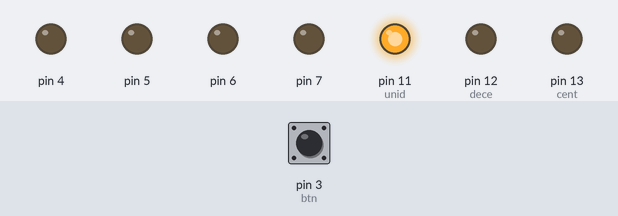
The sketch below on a simulated Arduino Uno, built with avr-gcc and run on an emulated ATmega328P. On the bench: output pins drawn as LEDs (lit = HIGH). Inputs (shaded band) come from the test bench; at power-on: pin 3 (btn) LOW.

Above: at 0.55 s.
At 17.2 s:
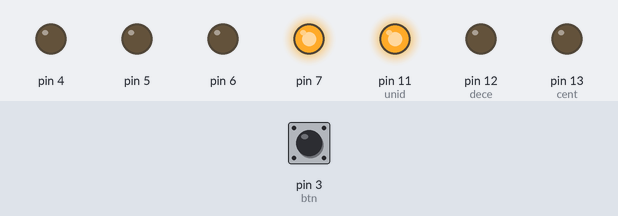
At 23.2 s:
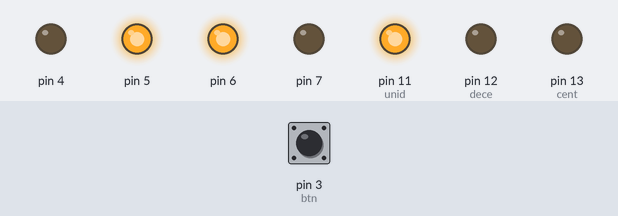
At 29.4 s:
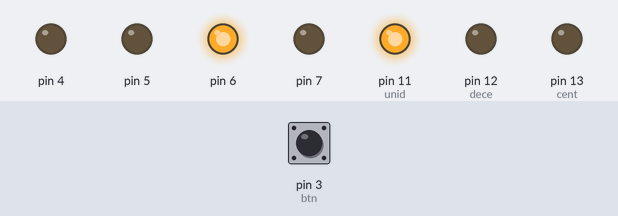
At 33.6 s:
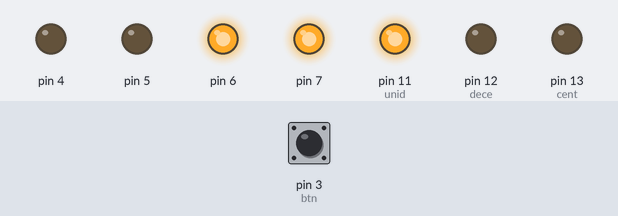
At 35.8 s:
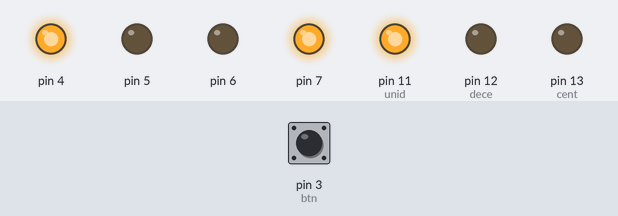
Timing chart, 0 to 40.0 s (numbered marks = the images above):
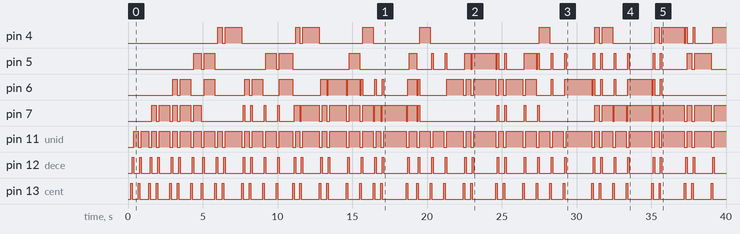

The sketch:

DEBER4_n_meros_primos.ino
```cpp
/*
*DEBER 4: conteo de numeros primos del 1 al 100
*Nombre: Irma Túquerres
*Semestre: 7mo
*
*/
int centenas,decenas,unidades;
int valor=0;
int cent=13;
int dece =12;
int unid =11;
int cont;
int  btn=3;
int A=7;//
int B=6;//pines del decodificador
int C=5;//
int D=4;
void setup() {
  Serial.begin(9600);
  pinMode(cent,OUTPUT);
  pinMode(dece,OUTPUT);
  pinMode(unid,OUTPUT);
  pinMode(btn,INPUT);
   pinMode(7,OUTPUT);
   pinMode(6, OUTPUT);
   pinMode(5, OUTPUT);
   pinMode(4, OUTPUT);
  Serial.print("");// put your setup code here, to run once:

}

void loop() {
  int on3=0;
  int x;
  if(digitalRead(btn)==HIGH ){ //Si el dato ingresado es A entonces sumamos 1.. y lo mostramos no puede psarse de 20 ni de 0
   on3=1;
  }
      for(cont=2;cont<100;cont++){
        boolean a=true;
        for(x=2;x<cont;x++){
          if(cont%x==0){
            valor++;
            delay(200);
          }
        }

       if(a==true){
        centenas=valor/100;
         decenas=(valor-centenas*100)/10;
         unidades=(valor-decenas*10);
         delay(200);
        }
  digitalWrite(cent,1);//ACTIVA centenas
  digitalWrite (dece,0);//Desactiva Decenas
  digitalWrite (unid,0);//DESACTIVA Unidades
  numeros(centenas);
  delay(100);

  digitalWrite(cent,0);//DESACTIVA centenas
  digitalWrite (dece,1);//ACTIVA DECENAS
  digitalWrite (unid,0);//DESACTIVA UNIDADES
  numeros(decenas);
  delay(100);

  digitalWrite (cent,0);//Desactiva centenas
  digitalWrite (dece,0);//DESACTIVA DECENAS
  digitalWrite (unid,1);//ACTIVA UNIDADES
  numeros(unidades);
  delay(100);
}
}
void numeros(int m) {
      if(m== 0){
      digitalWrite(7,0);
      digitalWrite(6,0);
      digitalWrite(5,0);
      digitalWrite(4,0);
      }
      if(m== 1){
      digitalWrite(7,1);
      digitalWrite(6,0);
      digitalWrite(5,0);
      digitalWrite(4,0);
      }
      if(m== 2){
      digitalWrite(7,0);
      digitalWrite(6,1);
      digitalWrite(5,0);
      digitalWrite(4,0);
      }
      if(m==3){
      digitalWrite(7,1);
      digitalWrite(6,2);
      digitalWrite(5,0);
      digitalWrite(4,0);
      }
      if(m== 4){
      digitalWrite(7,0);
      digitalWrite(6,0);
      digitalWrite(5,1);
      digitalWrite(4,0);
      }
      if(m== 5){
      digitalWrite(7,1);
      digitalWrite(6,0);
      digitalWrite(5,1);
      digitalWrite(4,0);
      }
      if(m==6){
      digitalWrite(7,0);
      digitalWrite(6,1);
      digitalWrite(5,1);
      digitalWrite(4,0);
      }
      if(m==7){
      digitalWrite(7,1);
      digitalWrite(6,1);
      digitalWrite(5,1);
      digitalWrite(4,0);
      }
      if(m==8){
      digitalWrite(7,0);
      digitalWrite(6,0);
      digitalWrite(5,0);
      digitalWrite(4,1);
      }
      if(m==9){
      digitalWrite(7,1);
      digitalWrite(6,0);
      digitalWrite(5,0);
      digitalWrite(4,1);
      }


}
```

Measured:
- by itself, pin 4: LOW → HIGH at 6.0 s, → LOW 0.30 s later, → HIGH 0.20 s later, → LOW 1.1 s later, … (27 changes in this stretch)
- by itself, pin 5: LOW → HIGH at 4.4 s, → LOW 0.50 s later, → HIGH 0.20 s later, → LOW 0.70 s later, … (48 changes in this stretch)
- by itself, pin 6: LOW → HIGH at 3.0 s, → LOW 0.30 s later, → HIGH 0.20 s later, → LOW 0.70 s later, … (56 changes in this stretch)
- by itself, pin 7: LOW → HIGH at 1.6 s, → LOW 0.30 s later, → HIGH 0.20 s later, → LOW 0.70 s later, … (63 changes in this stretch)
- by itself, pin 11 (unid): LOW → HIGH at 0.40 s, → LOW 0.30 s later, → HIGH 0.20 s later, → LOW 0.50 s later, … (85 changes in this stretch)
- by itself, pin 12 (dece): LOW → HIGH at 0.30 s, → LOW 0.10 s later, → HIGH 0.40 s later, → LOW 0.10 s later, … (86 changes in this stretch)
- by itself, pin 13 (cent): LOW → HIGH at 0.20 s, → LOW 0.10 s later, → HIGH 0.40 s later, → LOW 0.10 s later, … (86 changes in this stretch)
